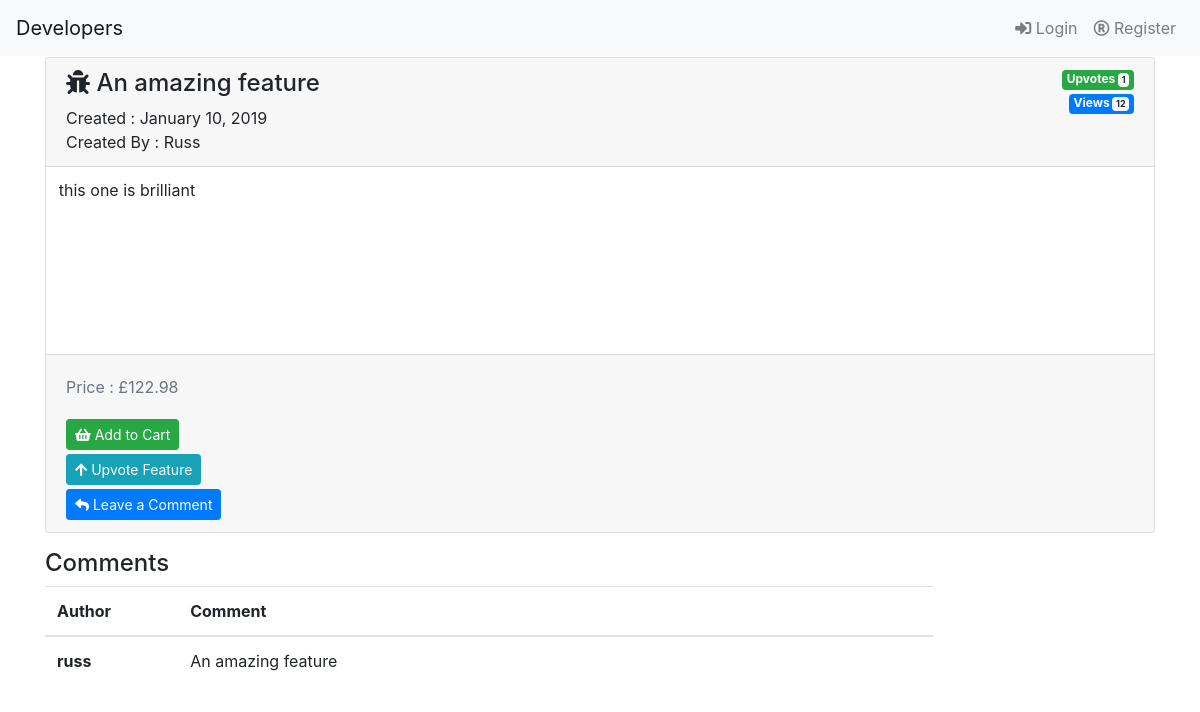
/feature/preview_feature/7/, run on the app's committed database.
### feature/models.py (models this page shows)
class Feature(models.Model):
    title = models.CharField(max_length=100, default="")
    description = models.TextField()
    created_date = models.DateTimeField(default=timezone.now)
    views = models.IntegerField(default=0)
    purchased = models.IntegerField(default=0)
    upvotes = models.IntegerField(default=0)
    price = models.DecimalField(max_digits=6, decimal_places=2)
    author = models.ForeignKey(User, on_delete=models.CASCADE)
    def __str__(self):
        return self.title

class FeatureComment(models.Model):
    comment = models.TextField()
    author = models.ForeignKey(User)
    feature = models.ForeignKey(Feature)
    def __str__(self):
        return self.comment

### feature/views.py (the view)
# urls.py: url(r'preview_feature/(?P<id>\d+)/', preview_feature, name="preview_feature"),
def preview_feature(request, id):
    feature = get_object_or_404(Feature, pk=id)
    feature.views += 1
    feature.save()
    all_comments = FeatureComment.objects.filter(feature=feature)
    if request.method == "POST":
        comment = Comment_form(request.POST)
        if comment.is_valid():
            comments = comment.save(commit=False)
            comments.feature = feature
            comments.author = request.user
            comments.save()
            return redirect(preview_feature, feature.id)
    else:
        comment = Comment_form()
        context = {
            "feature": feature,
            "comment": comment,
            "comments": all_comments,
        }
    return render(request, "preview_feature.html", context)

### cart/contexts.py (called while the page is built)
def cart_contents(request):
     cart = request.session.get('cart', {})
     cart_items = []
     total = 0
     feature_count = 0
     for id, quantity in cart.items():
          feature = get_object_or_404(Feature, pk=id)
          total += feature.price
          feature_count += quantity
          cart_items.append({'quantity': quantity, 'feature': feature})
     return {'cart_items':cart_items, 'total':total, "feature_count": feature_count}

### feature/templates/preview_feature.html (shortened to what this page needs)
{% extends "base.html" %}
{% load crispy_forms_tags %}
{% block content %}
<div class="container">
    <div class="card">
        <div class="card-header">
            <div>
                <span class="badge badge-success float-right">Upvotes
                    <span class="badge badge-light">
                            {{ feature.upvotes }}
                    </span>
                </span>
                <br>
                <span class="badge badge-primary float-right">Views
                    <span class="badge badge-light">
                            {{ feature.views }}
                    </span>
                </span>
            </div>
            <h4 class="card-preview-title">
                <i class="fas fa-bug"></i>
                {{ feature|capfirst }}
            </h4>
            <span class="mt-2">Created : {{ feature.created_date|date:"F d, Y" }}</span>
            <br>
            <span class="mt-2">Created By : {{ feature.author|capfirst }}</span>
        </div>
        <div class="card-body">
            <p class="card-text">{{ feature.description }}</p>
        </div>
        <div class="card-footer text-muted">
            <p class="mt-2">Price : £{{ feature.price }}</p>
            <div>
            <form method="POST" action="{% url 'add_to_cart' feature.id %}">
                <button class="btn btn-sm btn-success mt-1" type="submit">
                    <i class="fa fa-shopping-basket" aria-hidden="true"></i>
                    Add to Cart
                </button>
            </form>
            </div>
            <div class="mt-1">
                <a href="{% url 'upvote_feature' feature.id %}" class="btn btn-sm btn-info">
                    <i class="fa fa-arrow-up" aria-hidden="true"></i>
                    Upvote Feature</a>
            </div>
            <div class="mt-1">
                <button type="button" id="profile-edit" class="btn btn-primary btn-sm"
                            data-toggle="collapse" data-target="#collapseComment" aria-expanded="false" aria-controls="collapseComment">
                    <i class="fa fa-reply" aria-hidden="true"></i>
                    Leave a Comment
                </button>
            </div>
        </div>
    </div>
    <h4 class="mt-3">Comments</h4>
    <table class="table">
        <thead>
            <tr>
                <th scope="col">Author</th>
                <th style=" width: 85%;"scope="col">Comment</th>
            </tr>
        </thead>
        <tbody>
            {% for comment in comments %}
                <tr>
                    <th scope="row">
                        {{ comment.author }}
                    </th>
                    <td>
                        {{ comment }}
                    </td>
                </tr>
            {% endfor%}
        </tbody>
    </table>
</div>
{% endblock %}

### static/css/styles.css (style rules this page uses)
body { padding: 0; margin: 0; }
.card-body { line-height: 20px; padding: .8rem; height: 187px; }
.card-preview-title { margin-top: -25px; }
.table { width: 80%; }

### data on the page
Feature: upvotes "1", views "12", title "An amazing feature", created_date "January 10, 2019", author "Russ", description "this one is brilliant", price "122.98"
FeatureComment: author "russ", comment "An amazing feature"
